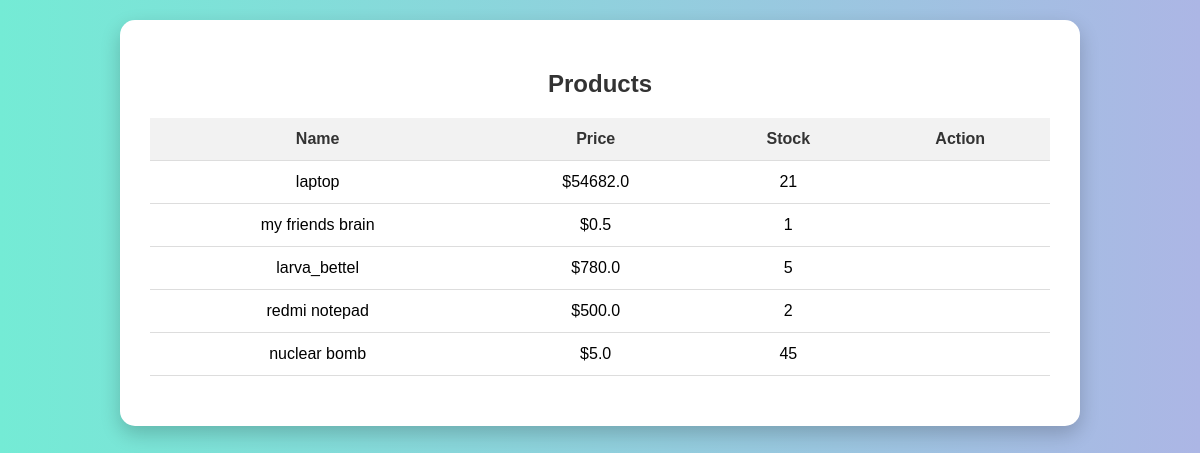
/products/, run on an earlier commit of the app's database.
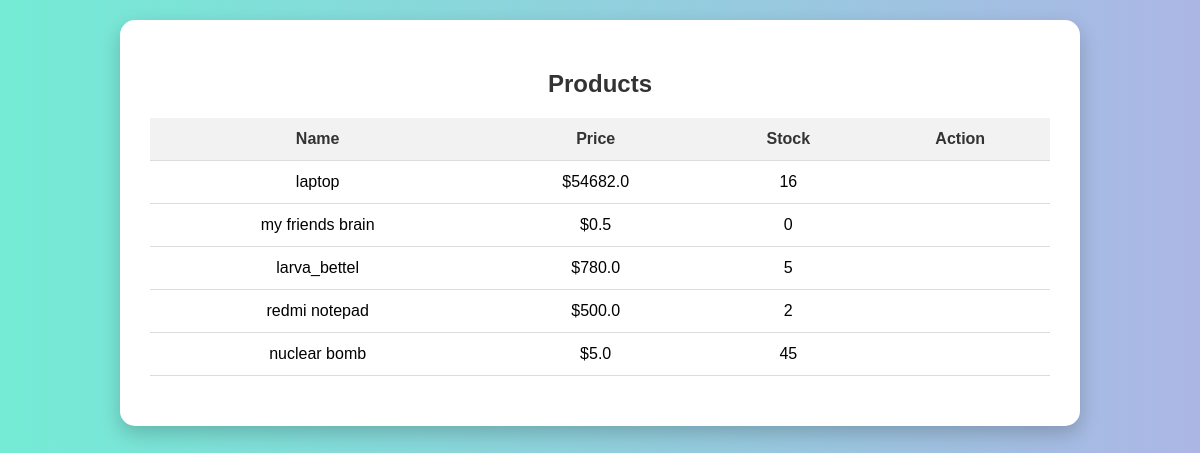
And on a later commit of the database.
### models.py (models this page shows)
class Products(db.Model):
    __tablename__ = "Products"
    ProductID = db.Column(db.Integer, primary_key=True, autoincrement=True)
    Name = db.Column(db.String(100), nullable=False)
    Price = db.Column(db.Float, nullable=False)
    Stock = db.Column(db.Integer, nullable=False)
    SellerID = db.Column(db.Integer, db.ForeignKey('Users.UserID'), nullable=False)
    orders = db.relationship('Orders', backref='product', lazy=True)

### routes/products.py (the view)
@products_bp.route("/")
def view_products():
    products = Products.query.all()
    return render_template("products/products.html", products=products)

### templates/products/products.html (shortened to what this page needs)
<!DOCTYPE html>
<html lang="en">
<head>
</head>
<body>
<div class="container">
    <h2>Products</h2>
    <table>
        <tr>
            <th>Name</th>
            <th>Price</th>
            <th>Stock</th>
            <th>Action</th>
        </tr>
        {% for p in products %}
        <tr>
            <td>{{ p.Name }}</td>
            <td>${{ p.Price }}</td>
            <td>{{ p.Stock }}</td>
            <td>
            </td>
        </tr>
        {% endfor %}
    </table>
</div>
</body>
</html>

What changed in the data, as far as the page shows it:
changed Products "laptop": Stock "21" → "16"
changed Products "my friends brain": Stock "1" → "0"
